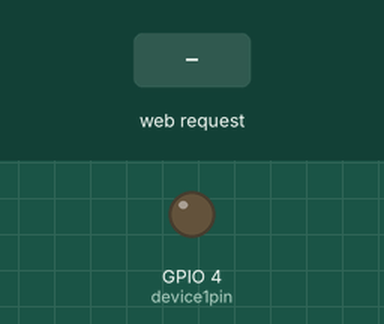
The sketch below on a simulated ESP8266 (NodeMCU). Parts: output pins drawn as LEDs (lit = HIGH). The inputs (shaded band) are chosen by the test bench. WiFi joins after 1.5 s; servers stay silent unless stated; what the sketch prints to the serial monitor is not drawn.

Above: at 2.7 s.
2.8 s: HTTP request GET /on received
At 3.7 s:
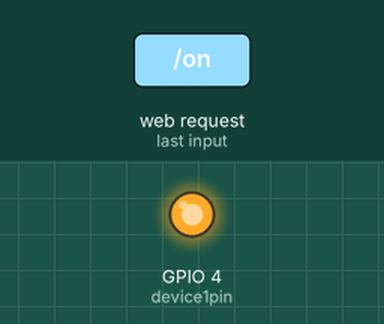
4.3 s: HTTP request GET /off received
At 4.9 s:
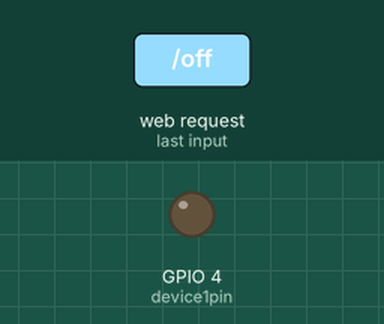
Timing chart, 0 to 7.3 s (numbered marks = the images above; inputs shaded):
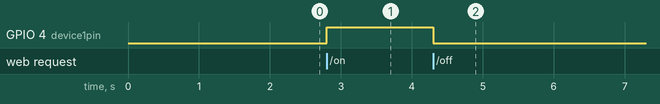

Measured:
- after the input at 2.8 s, GPIO 4 (device1pin): LOW → HIGH at once
- after the input at 4.3 s, GPIO 4 (device1pin): HIGH → LOW at once

The sketch:

server_test_onoff.ino
```cpp
#include <ESP8266WiFi.h>
#include <ESP8266WebServer.h>

// WiFi parameters
const char* ssid = "xxxxxx";
const char* password = "xxxxxxxxxx";

// Create an instance of the server
//WiFiServer server(80);
ESP8266WebServer server(80);

// Pin
int device1pin = 4; //d1
void handleRootPath() {
   server.send(200,"text/plain", "Hello world");
}

void handleLedON() {
   digitalWrite(device1pin,HIGH);
   server.send(200,"text/plain", "LED ON");
}

void handleLedOFF() {
   digitalWrite(device1pin,LOW);
   server.send(200,"text/plain", "LED OFF ");
}

void setup() {
  // Start Serial
  Serial.begin(115200);
  delay(10);
  pinMode(device1pin, OUTPUT);
  digitalWrite(device1pin, 0);
  // Connect to WiFi network
  Serial.println();
  Serial.print("Connecting to ");
  Serial.println(ssid);

  WiFi.begin(ssid, password);
   WiFi.config(IPAddress(192,168,43,88),    // IP位址
               IPAddress(192,168,43,254),     // 閘道（gateway）位址
               IPAddress(255,255,255,0));  // 網路遮罩（netmask）
  while (WiFi.status() != WL_CONNECTED) {
    delay(500);
    Serial.print(".");
  }
  Serial.println("");
  Serial.println("WiFi connected");

  // Start the server
  server.on("/on", handleLedON);
  server.on("/off", handleLedOFF);
  server.on("/other", []() {   //Define the handling function for the path
    server.send(200, "text / plain", "Other URL");
  });
  server.on("/", handleRootPath);
  server.begin();
  Serial.println("Server started");

  // Print the IP address
  Serial.println(WiFi.localIP());

}

void loop() {

 server.handleClient();
}

//- See more at: http://www.esp8266.com/viewtopic.php?f=32&t=10996#sthash.vQ5gHPBF.dpuf
```
